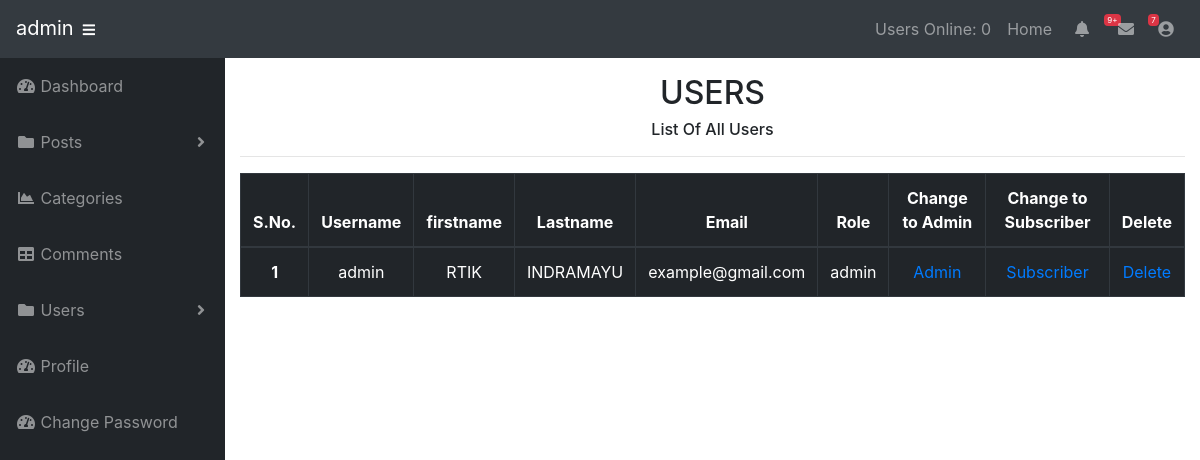
The app's page /admin/users.php (signed in) with its own data.
### tables this page shows
CREATE TABLE `users` (
  `user_id` int(3) NOT NULL,
  `username` varchar(255) NOT NULL,
  `user_password` varchar(255) NOT NULL,
  `user_firstname` varchar(255) NOT NULL,
  `user_lastname` varchar(255) NOT NULL,
  `user_email` varchar(255) NOT NULL,
  `user_image` text NOT NULL,
  `user_role` varchar(255) NOT NULL,
  `randSalt` varchar(255) NOT NULL DEFAULT '$2y$10$iusesomecrazystrings22',
  `token` text NOT NULL
);

### admin/includes/view_all_users.php (the view, shortened to what this page needs)
<div class="text-center">
    <h2>USERS</h2>
    <h6>List Of All Users</h6>
    <hr>
    <table class="table table-hover table-dark table-bordered">
        <thead>
            <tr>
              <th scope="col">S.No.</th>
              <th scope="col">Username</th>
              <th scope="col">firstname</th>
              <th scope="col">Lastname</th>
              <th scope="col">Email</th>
              <th scope="col">Role</th>
              <th scope="col">Change to Admin</th>
              <th scope="col">Change to Subscriber</th>
              <th scope="col">Delete</th>
            </tr>
        </thead>
        <tbody>
        <?php
            $serial=0;
            $query = "SELECT * FROM users";
            $select_all_users_query = mysqli_query($connection,$query);
            while($row = mysqli_fetch_assoc($select_all_users_query)){
               $user_id = $row['user_id'];
               $username = $row['username'];
               $user_firstname = $row['user_firstname'];
               $user_lastname = $row['user_lastname'];
               $user_email = $row['user_email'];
               $user_role = $row['user_role'];
              echo "<tr>";
              $serial=$serial+1;
              echo "<th scope='row'>$serial</th>";
              echo "<td>$username</td>";
              echo "<td>$user_firstname</td>";
              echo "<td>$user_lastname</td>";
              echo "<td>$user_email</td>";
              echo "<td>$user_role</td>";
              echo "<td><a href='users.php?admin=$user_id'>Admin</td>";
              echo "<td><a href='users.php?subscriber=$user_id'>Subscriber</td>";
              echo "<td><a href='users.php?delete=$user_id'>Delete</td>";
              echo "</tr>";
            }
        ?>
        </tbody>
    </table>
</div>

### admin/css/sb-admin.css (style rules this page uses)
html { position: relative; min-height: 100%; }
body { height: 100%; }
:root { --input-padding-x: 0.75rem; --input-padding-y: 0.75rem; }

### records on screen
users: username "admin", user_firstname "RTIK", user_lastname "INDRAMAYU", user_email "example@gmail.com", user_role "admin"

### other values on screen
$_SESSION['username'] "admin"
users_online() "0"
